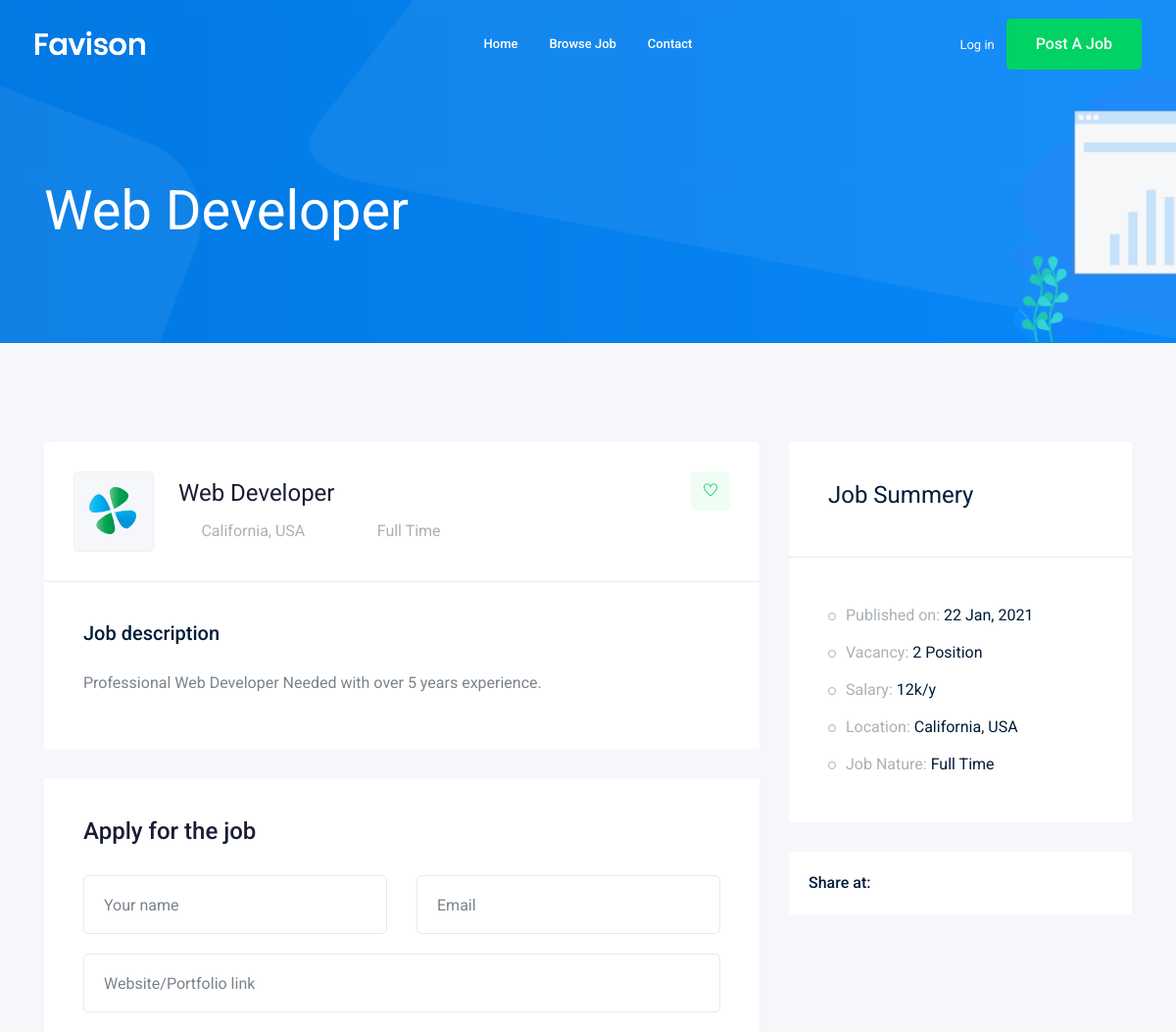
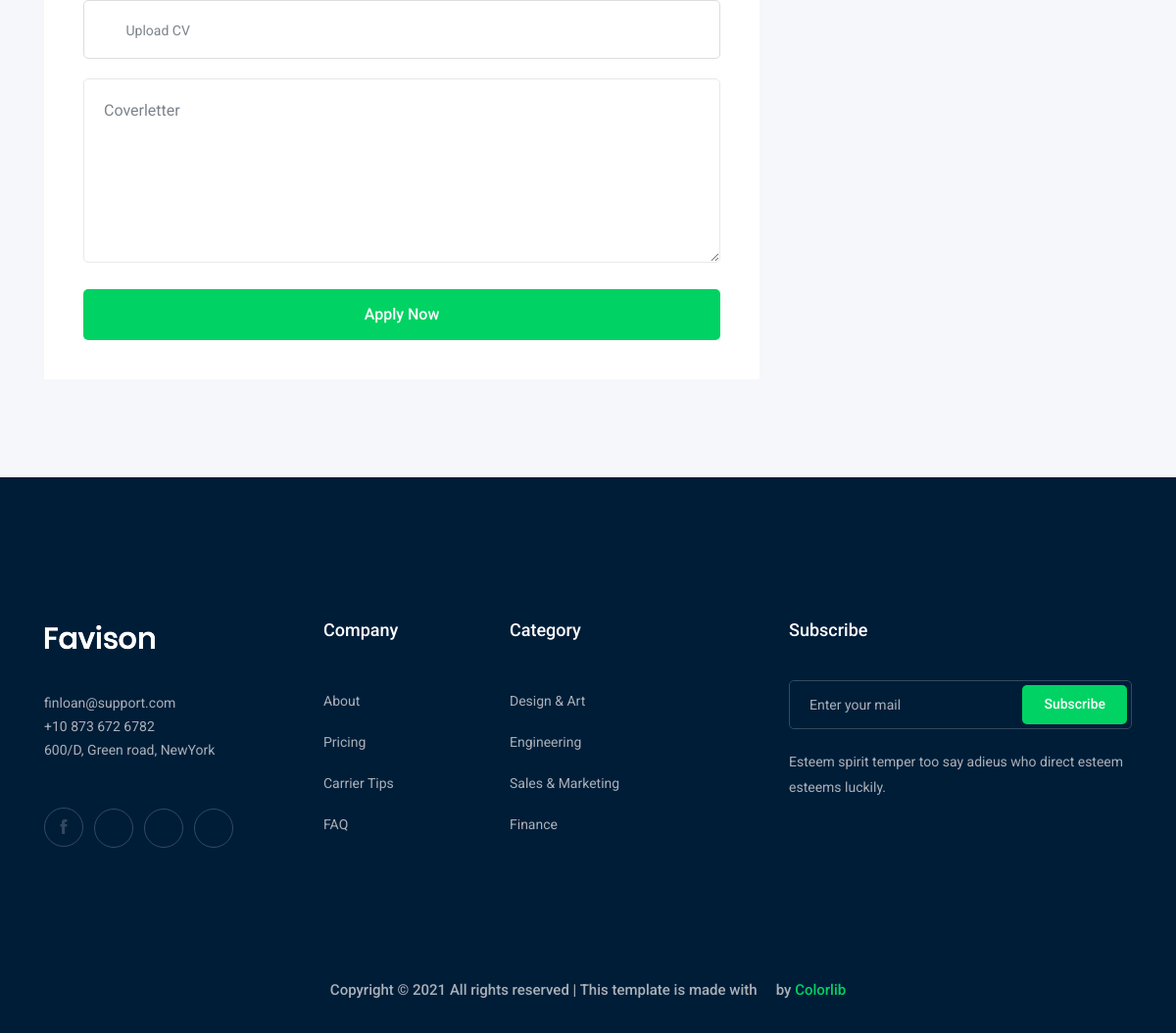
The app's page /jobs/web-developer with its own data (2 pictures, top to bottom).
### jop_app/models.py (models this page shows, shortened)
class Jop(models.Model):
    owner = models.ForeignKey(
        User, related_name='job_owner', on_delete=models.CASCADE)
    JOP_TYPE = [
        ("Full Time", "Full Time"),
        ("Part Time", "Part Time"),
    ]
    title = models.CharField(max_length=100)
    jop_type = models.CharField(
        max_length=15, choices=JOP_TYPE, default="Full Time")
    description = models.TextField(max_length=1000)
    published_at = models.DateTimeField(auto_now=True)
    Vacancy = models.IntegerField(default=1)
    Salary = models.IntegerField(default=0)
    experience = models.IntegerField(default=1)
    category = models.ForeignKey('Category', on_delete=models.CASCADE)
    image = models.ImageField(upload_to=image_upload)
    slug = models.SlugField(blank=True, null=True)
    def __str__(self):
        return self.title

### jop_app/views.py (the view)
# urls.py: path('<str:slug>', views.jop_detail, name='job_detailsssssss'),
def jop_detail(request, slug):
    job = Jop.objects.get(slug=slug)
    if request.method == "POST":
        form = Jop_ApplierForm(request.POST, request.FILES)
        if form.is_valid():
            myForm = form.save(commit=False)
            myForm.jop = job
            myForm.save()
    else:
        form = Jop_ApplierForm()
    context = {'job': job, 'form': form}
    return render(request, 'jop_app/job_detail.html', context)

### jop_app/forms.py
class Jop_ApplierForm(forms.ModelForm):
    class Meta:
        model = Jop_Applier
        fields = ("name", "email", "website", "cv", "cover_letter")

### jop_app/templates/jop_app/job_detail.html (shortened to what this page needs)
{% extends 'base.html' %}
{% load bootstrap4 %}
{% block body %}
    <div class="bradcam_area bradcam_bg_1">
        <div class="container">
            <div class="row">
                <div class="col-xl-12">
                    <div class="bradcam_text">
                        <h3>{{job}}</h3>
                    </div>
                </div>
            </div>
        </div>
    </div>
    <div class="job_details_area">
        <div class="container">
            <div class="row">
                <div class="col-lg-8">
                    <div class="job_details_header">
                        <div class="single_jobs white-bg d-flex justify-content-between">
                            <div class="jobs_left d-flex align-items-center">
                                <div class="thumb">
                                    <img src="img/svg_icon/1.svg" alt="">
                                </div>
                                <div class="jobs_conetent">
                                    <a href="#">
                                        <h4>{{job}}</h4>
                                    </a>
                                    <div class="links_locat d-flex align-items-center">
                                        <div class="location">
                                            <p> <i class="fa fa-map-marker"></i> California, USA</p>
                                        </div>
                                        <div class="location">
                                            <p> <i class="fa fa-clock-o"></i> {{job.jop_type}}</p>
                                        </div>
                                    </div>
                                </div>
                            </div>
                            <div class="jobs_right">
                                <div class="apply_now">
                                    <a class="heart_mark" href="#"> <i class="ti-heart"></i> </a>
                                </div>
                            </div>
                        </div>
                    </div>
                    <div class="descript_wrap white-bg">
                        <div class="single_wrap">
                            <h4>Job description</h4>
                            <p>{{job.description}}</p>
                        </div>
                    </div>
                    <div class="apply_job_form white-bg">
                        <h4>Apply for the job</h4>
                        <form method="POST" enctype="multipart/form-data">
                            <div class="row">
                                <div class="col-md-6">
                                    <div class="input_field">
                                        <input type="text" name="name" maxlength="50" required="" id="id_name" placeholder="Your name">
                                    </div>
                                </div>
                                <div class="col-md-6">
                                    <div class="input_field">
                                        <input type="email" name="email" maxlength="254" required="" id="id_email" placeholder="Email">
                                    </div>
                                </div>
                                <div class="col-md-12">
                                    <div class="input_field">
                                        <input type="url" name="website" maxlength="200" required="" id="id_website" placeholder="Website/Portfolio link">
                                    </div>
                                </div>
                                <div class="col-md-12">
                                    <div class="input-group">
                                        <div class="input-group-prepend">
                                            <button type="button" id="inputGroupFileAddon03"><i
                                                    class="fa fa-cloud-upload" aria-hidden="true"></i>
                                            </button>
                                        </div>
                                        <div class="custom-file">
                                            <label class="custom-file-label" for="id_cv">Upload CV</label>
                                        </div>
                                    </div>
                                </div>
                                <div class="col-md-12">
                                    <div class="input_field">
                                        <textarea name="cover_letter" cols="30" rows="10" maxlength="500" required="" id="id_cover_letter" placeholder="Coverletter"></textarea>
                                    </div>
                                </div>
                                <div class="col-md-12">
                                    <div class="submit_btn">
                                        <button class="boxed-btn3 w-100" type="submit">Apply Now</button>
                                    </div>
                                </div>
                            </div>
                        </form>
                    </div>
                </div>
                <div class="col-lg-4">
                    <div class="job_sumary">
                        <div class="summery_header">
                            <h3>Job Summery</h3>
                        </div>
                        <div class="job_content">
                            <ul>
                                <li>Published on: <span>{{job.published_at|date:"d M, Y"}}</span></li>
                                <li>Vacancy: <span>{{job.Vacancy}} Position</span></li>
                                <li>Salary: <span>{{job.Salary}}k/y</span></li>
                                <li>Location: <span>California, USA</span></li>
                                <li>Job Nature: <span> {{job.jop_type}}</span></li>
                            </ul>
                        </div>
                    </div>
                    <div class="share_wrap d-flex">
                        <span>Share at:</span>
                        <ul>
                            <li><a href="#"> <i class="fa fa-facebook"></i></a> </li>
                            <li><a href="#"> <i class="fa fa-google-plus"></i></a> </li>
                            <li><a href="#"> <i class="fa fa-twitter"></i></a> </li>
                            <li><a href="#"> <i class="fa fa-envelope"></i></a> </li>
                        </ul>
                    </div>
                    <div class="job_location_wrap">
                        <div class="job_lok_inner">
                            <div id="map" style="height: 200px;"></div>
                        </div>
                    </div>
                </div>
            </div>
        </div>
    </div>
 {% endblock body %}

### records on screen
Jop: title "Web Developer", jop_type "Full Time", description "Professional Web Developer Needed with over 5 years experience.", published_at "22 Jan, 2021", Vacancy "2", Salary "12"
